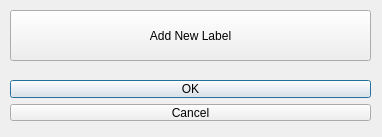
<?xml version="1.0" encoding="UTF-8"?>
<ui version="4.0">
 <class>newproject</class>
 <widget class="QDialog" name="newproject">
  <property name="geometry">
   <rect>
    <x>0</x>
    <y>0</y>
    <width>382</width>
    <height>137</height>
   </rect>
  </property>
  <property name="windowTitle">
   <string>Dialog</string>
  </property>
  <widget class="QDialogButtonBox" name="buttonBox">
   <property name="geometry">
    <rect>
     <x>10</x>
     <y>80</y>
     <width>361</width>
     <height>41</height>
    </rect>
   </property>
   <property name="orientation">
    <enum>Qt::Vertical</enum>
   </property>
   <property name="standardButtons">
    <set>QDialogButtonBox::Cancel|QDialogButtonBox::Ok</set>
   </property>
  </widget>
  <widget class="QPushButton" name="pushButton">
   <property name="geometry">
    <rect>
     <x>10</x>
     <y>10</y>
     <width>361</width>
     <height>51</height>
    </rect>
   </property>
   <property name="text">
    <string>Add New Label</string>
   </property>
  </widget>
 </widget>
 <resources/>
 <connections>
  <connection>
   <sender>buttonBox</sender>
   <signal>rejected()</signal>
   <receiver>newproject</receiver>
   <slot>reject()</slot>
   <hints>
    <hint type="sourcelabel">
     <x>316</x>
     <y>260</y>
    </hint>
    <hint type="destinationlabel">
     <x>286</x>
     <y>274</y>
    </hint>
   </hints>
  </connection>
  <connection>
   <sender>buttonBox</sender>
   <signal>accepted()</signal>
   <receiver>newproject</receiver>
   <slot>accept()</slot>
   <hints>
    <hint type="sourcelabel">
     <x>290</x>
     <y>280</y>
    </hint>
    <hint type="destinationlabel">
     <x>157</x>
     <y>274</y>
    </hint>
   </hints>
  </connection>
 </connections>
</ui>
